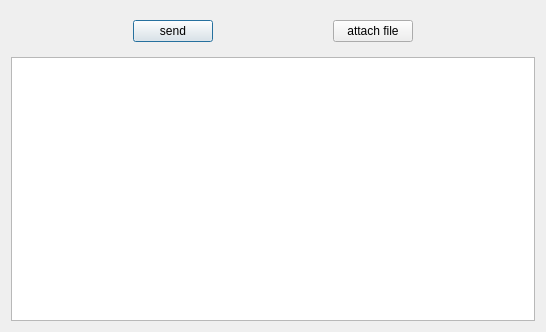
<?xml version="1.0" encoding="UTF-8"?>
<ui version="4.0">
 <class>BBSNewPostDialog</class>
 <widget class="QDialog" name="BBSNewPostDialog">
  <property name="geometry">
   <rect>
    <x>0</x>
    <y>0</y>
    <width>546</width>
    <height>332</height>
   </rect>
  </property>
  <property name="windowTitle">
   <string>Dialog</string>
  </property>
  <layout class="QVBoxLayout" name="verticalLayout">
   <item>
    <widget class="QWidget" name="widget" native="true">
     <layout class="QHBoxLayout" name="horizontalLayout">
      <item>
       <spacer name="horizontalSpacer_2">
        <property name="orientation">
         <enum>Qt::Horizontal</enum>
        </property>
        <property name="sizeHint" stdset="0">
         <size>
          <width>40</width>
          <height>20</height>
         </size>
        </property>
       </spacer>
      </item>
      <item>
       <widget class="QPushButton" name="bbs_send_post_btn">
        <property name="text">
         <string>send</string>
        </property>
       </widget>
      </item>
      <item>
       <spacer name="horizontalSpacer">
        <property name="orientation">
         <enum>Qt::Horizontal</enum>
        </property>
        <property name="sizeHint" stdset="0">
         <size>
          <width>40</width>
          <height>20</height>
         </size>
        </property>
       </spacer>
      </item>
      <item>
       <widget class="QPushButton" name="bbs_attach_file_btn">
        <property name="text">
         <string>attach file</string>
        </property>
       </widget>
      </item>
      <item>
       <spacer name="horizontalSpacer_3">
        <property name="orientation">
         <enum>Qt::Horizontal</enum>
        </property>
        <property name="sizeHint" stdset="0">
         <size>
          <width>40</width>
          <height>20</height>
         </size>
        </property>
       </spacer>
      </item>
     </layout>
    </widget>
   </item>
   <item>
    <widget class="QTextEdit" name="textEdit"/>
   </item>
  </layout>
 </widget>
 <resources/>
 <connections/>
</ui>
